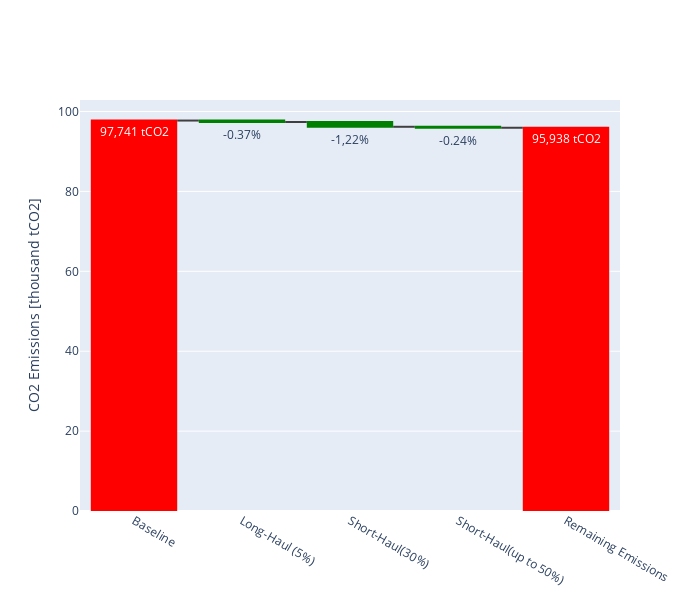

The cell this chart's notebook holds for it:
### Code cell
# Provided waterflow plot values
values = {
    'BEFORE': {'TOTAL': 98.05, 'Phase1': 5.87, 'Phase2': 17.206,'Phase3': 69.243},  
    'AFTER': {'TOTAL': 5.7295, 'Air': 45.044685, 'Ground': 91.7000}
    # 'BEFORE': {'TOTAL': 100229166, 'Air': 24283582, 'Ground': 2163000},
    # 'Ground reduction': {'Ground': 1246000},
    # 'Air reduction': {'Air': 53588140},
    # 'AFTER': {'TOTAL': 45395025, 'Air': 45044685, 'Ground': 917000}
}
# Calculate the sum of total CO2
current_status = 97.741251
# Calculate reductions
reduction_phase1 =  0.3654501861821711
reduction_phase2 = 1.1933323484226465
reduction_phase3 = 0.243633

# Create the waterfall chart
fig = go.Figure(go.Waterfall(
    name="Change in Total CO2",
    orientation="v",
    measure=["relative","relative","relative","relative","total"],
    x=["Baseline", "Long-Haul (5%)", "Short-Haul(30%)","Short-Haul(up to 50%)","Remaining Emissions"],
    y=[current_status, -reduction_phase1, -reduction_phase2,-reduction_phase3,0],
    text = ["97,741 tCO2","-0.37%","-1,22%","-0.24%","95,938 tCO2"],
    connector={"line": {"color": "rgb(63, 63, 63)"}},
    increasing={"marker": {"color": "red"}},
    decreasing={"marker": {"color": "green"}},
    totals={"marker": {"color": "red"}}
))

# Update layout
fig.update_layout(
    # title="Waterflow Plot of CO2 Emissions Reduction",
    # xaxis_title="Stages",
    yaxis_title="CO2 Emissions [thousand tCO2]",
    showlegend=False,
    width=700,
    height=600
)
# Show the plot
fig.show()

### Figure 1 — Plotly figure (JSON) as saved in the notebook; plotly's stock layout.template omitted (floating-point values rounded to 4 significant figures)
{"data": [{"connector": {"line": {"color": "rgb(63, 63, 63)"}}, "decreasing": {"marker": {"color": "green"}}, "increasing": {"marker": {"color": "red"}}, "measure": ["relative", "relative", "relative", "relative", "total"], "name": "Change in Total CO2", "orientation": "v", "text": ["97,741 tCO2", "-0.37%", "-1,22%", "-0.24%", "95,938 tCO2"], "totals": {"marker": {"color": "red"}}, "type": "waterfall", "x": ["Baseline", "Long-Haul (5%)", "Short-Haul(30%)", "Short-Haul(up to 50%)", "Remaining Emissions"], "y": [97.74, -0.3655, -1.193, -0.2436, 0]}], "layout": {"height": 600, "showlegend": false, "width": 700, "yaxis": {"title": {"text": "CO2 Emissions [thousand tCO2]"}}}}
